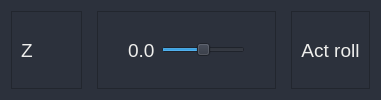
                     <widget class="QFrame" name="frame_eef_row_3">
                      <property name="minimumSize">
                       <size>
                        <width>0</width>
                        <height>50</height>
                       </size>
                      </property>
                      <property name="styleSheet">
                       <string notr="true">background-color: rgb(44, 49, 60);</string>
                      </property>
                      <property name="frameShape">
                       <enum>QFrame::NoFrame</enum>
                      </property>
                      <property name="frameShadow">
                       <enum>QFrame::Plain</enum>
                      </property>
                      <layout class="QHBoxLayout" name="horizontalLayout_130">
                       <property name="spacing">
                        <number>6</number>
                       </property>
                       <item>
                        <widget class="QFrame" name="frame_joint_seg1_ID_17">
                         <property name="minimumSize">
                          <size>
                           <width>0</width>
                           <height>0</height>
                          </size>
                         </property>
                         <property name="maximumSize">
                          <size>
                           <width>16777215</width>
                           <height>16777215</height>
                          </size>
                         </property>
                         <property name="frameShape">
                          <enum>QFrame::StyledPanel</enum>
                         </property>
                         <property name="frameShadow">
                          <enum>QFrame::Raised</enum>
                         </property>
                         <layout class="QHBoxLayout" name="horizontalLayout_131">
                          <property name="spacing">
                           <number>9</number>
                          </property>
                          <property name="topMargin">
                           <number>0</number>
                          </property>
                          <property name="rightMargin">
                           <number>48</number>
                          </property>
                          <property name="bottomMargin">
                           <number>0</number>
                          </property>
                          <item>
                           <widget class="QLabel" name="label_50">
                            <property name="font">
                             <font>
                              <pointsize>14</pointsize>
                             </font>
                            </property>
                            <property name="styleSheet">
                             <string notr="true">color: rgb(238, 238, 236);</string>
                            </property>
                            <property name="text">
                             <string>Z</string>
                            </property>
                           </widget>
                          </item>
                         </layout>
                        </widget>
                       </item>
                       <item>
                        <widget class="QFrame" name="frame_joint_seg1_setRoll_17">
                         <property name="minimumSize">
                          <size>
                           <width>0</width>
                           <height>0</height>
                          </size>
                         </property>
                         <property name="maximumSize">
                          <size>
                           <width>500</width>
                           <height>16777215</height>
                          </size>
                         </property>
                         <property name="frameShape">
                          <enum>QFrame::NoFrame</enum>
                         </property>
                         <property name="frameShadow">
                          <enum>QFrame::Plain</enum>
                         </property>
                         <layout class="QHBoxLayout" name="horizontalLayout_132">
                          <property name="topMargin">
                           <number>0</number>
                          </property>
                          <property name="bottomMargin">
                           <number>0</number>
                          </property>
                          <item>
                           <widget class="QFrame" name="frame_40">
                            <property name="frameShape">
                             <enum>QFrame::StyledPanel</enum>
                            </property>
                            <property name="frameShadow">
                             <enum>QFrame::Raised</enum>
                            </property>
                            <layout class="QHBoxLayout" name="horizontalLayout_133">
                             <property name="leftMargin">
                              <number>30</number>
                             </property>
                             <property name="topMargin">
                              <number>0</number>
                             </property>
                             <property name="rightMargin">
                              <number>30</number>
                             </property>
                             <property name="bottomMargin">
                              <number>0</number>
                             </property>
                             <item>
                              <widget class="QLabel" name="label_seg1_setRoll_slider_17">
                               <property name="font">
                                <font>
                                 <pointsize>14</pointsize>
                                </font>
                               </property>
                               <property name="styleSheet">
                                <string notr="true">color: rgb(238, 238, 236);</string>
                               </property>
                               <property name="text">
                                <string>0.0</string>
                               </property>
                              </widget>
                             </item>
                             <item>
                              <widget class="QSlider" name="slider_seg1_setRoll_17">
                               <property name="maximumSize">
                                <size>
                                 <width>16777215</width>
                                 <height>16777215</height>
                                </size>
                               </property>
                               <property name="minimum">
                                <number>-20</number>
                               </property>
                               <property name="maximum">
                                <number>20</number>
                               </property>
                               <property name="orientation">
                                <enum>Qt::Horizontal</enum>
                               </property>
                              </widget>
                             </item>
                            </layout>
                           </widget>
                          </item>
                         </layout>
                        </widget>
                       </item>
                       <item>
                        <widget class="QFrame" name="frame_joint_seg1_ActRoll_17">
                         <property name="frameShape">
                          <enum>QFrame::StyledPanel</enum>
                         </property>
                         <property name="frameShadow">
                          <enum>QFrame::Raised</enum>
                         </property>
                         <layout class="QHBoxLayout" name="horizontalLayout_134">
                          <property name="leftMargin">
                           <number>9</number>
                          </property>
                          <property name="topMargin">
                           <number>0</number>
                          </property>
                          <property name="bottomMargin">
                           <number>0</number>
                          </property>
                          <item>
                           <widget class="QLabel" name="Label_z_actual">
                            <property name="font">
                             <font>
                              <pointsize>14</pointsize>
                             </font>
                            </property>
                            <property name="layoutDirection">
                             <enum>Qt::LeftToRight</enum>
                            </property>
                            <property name="styleSheet">
                             <string notr="true">color: rgb(238, 238, 236);</string>
                            </property>
                            <property name="text">
                             <string>Act roll</string>
                            </property>
                            <property name="alignment">
                             <set>Qt::AlignCenter</set>
                            </property>
                           </widget>
                          </item>
                         </layout>
                        </widget>
                       </item>
                      </layout>
                     </widget>
